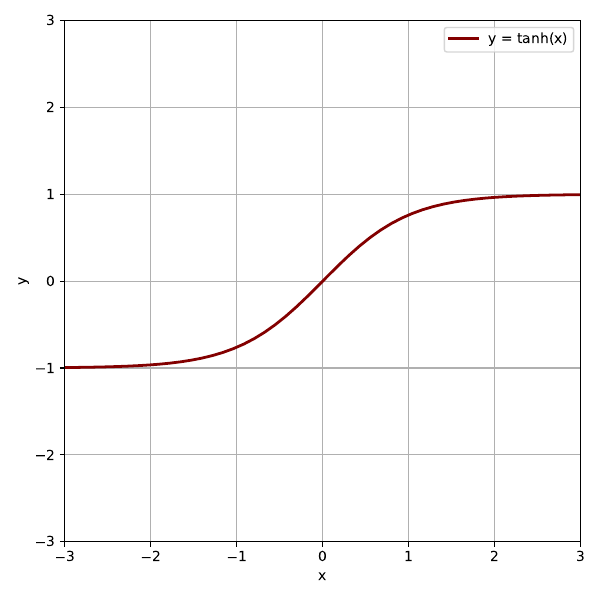

Recreate this plot in Python.
import numpy as np
import matplotlib.pyplot as plt

lim = 3
size = 6
fig, ax = plt.subplots(figsize=(size, size))
xs = np.linspace(-lim, lim)
ax.plot(xs, np.tanh(xs), label="y = tanh(x)", color="#830000", linewidth=2)
ax.set_xlim(-lim, lim)
ax.set_ylim(-lim, lim)
ax.set_xticks([-2,-1, 0, 1, 2])
ax.set_yticks([-1, 0, 1])
ax.set_xlabel("x")
ax.set_ylabel("y")
ax.grid("on")
ax.legend()
fig.tight_layout()
fig.savefig("tanh.pdf", transparent=False)
